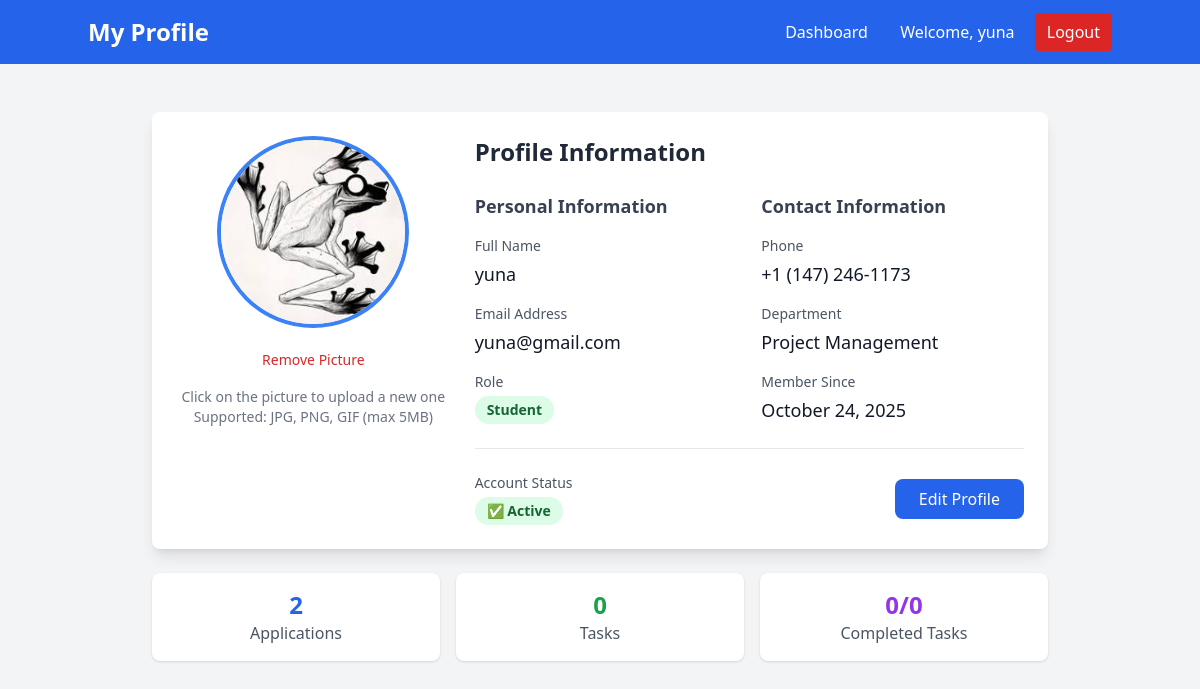
/profile (signed in), run on an earlier commit of the app's database.
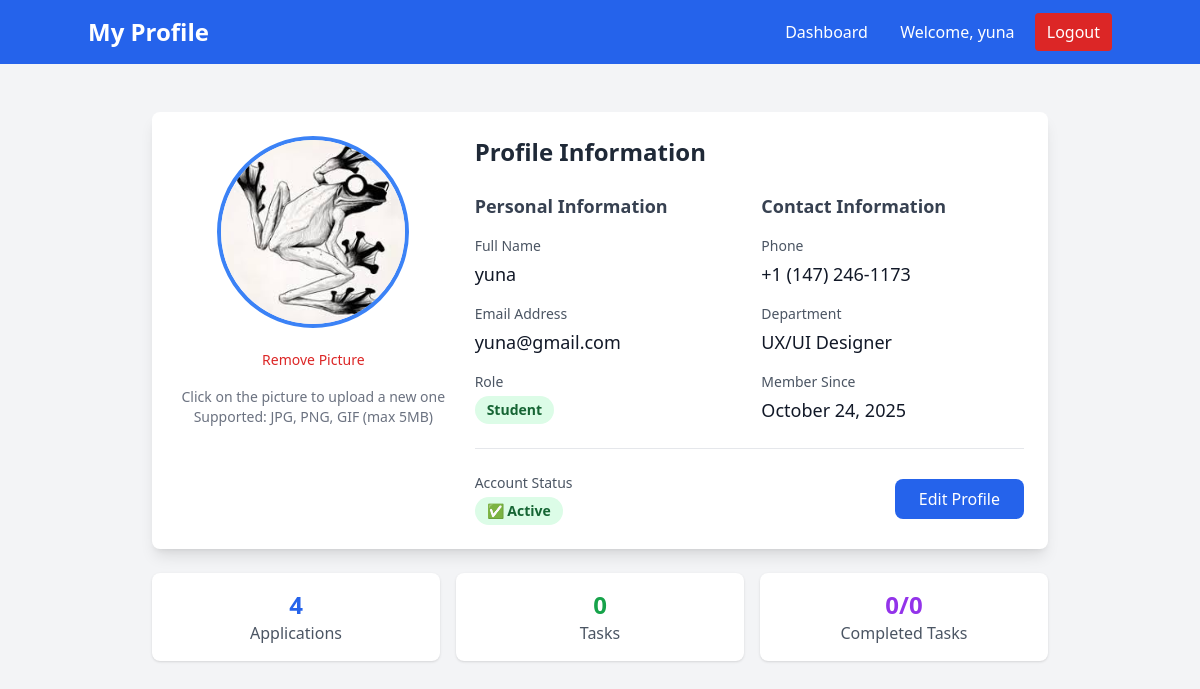
And on a later commit of the database.
### models.py (models this page shows)
class User(Base):
    __tablename__ = "users"
    id = Column(Integer, primary_key=True, index=True)
    email = Column(String(255), unique=True, index=True, nullable=False)
    hashed_password = Column(String(255), nullable=False)
    full_name = Column(String(255), nullable=False)
    role = Column(Enum(UserRole), nullable=False, default=UserRole.STUDENT)
    phone = Column(String(20))
    department = Column(String(255))
    profile_picture = Column(String(500), default="default_avatar.png")
    created_at = Column(DateTime(timezone=True), server_default=func.now())
    is_active = Column(Boolean, default=True)
    created_internships = relationship("Internship", back_populates="creator")
    applications = relationship("InternshipApplication", back_populates="student")
    assigned_tasks = relationship("Task", foreign_keys="Task.student_id", back_populates="student")
    assigned_by_tasks = relationship("Task", foreign_keys="Task.assigned_by", back_populates="assigner")
    student_feedback = relationship("Feedback", foreign_keys="Feedback.student_id", back_populates="student")
    mentor_feedback = relationship("Feedback", foreign_keys="Feedback.mentor_id", back_populates="mentor")

### app.py (the view)
@app.get("/profile", response_class=HTMLResponse)
async def profile_page(request: Request, db: Session = Depends(get_db)):
    try:
        user = await get_current_user_from_cookie(request, db)
        return templates.TemplateResponse("profile.html", {
            "request": request,
            "user": user
        })
    except Exception as e:
        logger.error(f"Profile page error: {e}")
        return RedirectResponse("/login")

### templates/profile.html (shortened to what the changed rows need)
<!DOCTYPE html>
<html>
<head>
    <script src="https://cdn.tailwindcss.com"></script>
</head>
<body class="bg-gray-100">
    <nav class="bg-blue-600 text-white p-4">
        <div class="container mx-auto flex justify-between items-center">
            <h1 class="text-2xl font-bold">My Profile</h1>
            <div class="space-x-4">
                <a href="/dashboard" class="hover:bg-blue-700 px-3 py-2 rounded">Dashboard</a>
                <span>Welcome, {{ user.full_name }}</span>
                <a href="/logout" class="bg-red-600 hover:bg-red-700 px-3 py-2 rounded">Logout</a>
            </div>
        </div>
    </nav>
    <div class="container mx-auto mt-8 p-4">
        <div class="max-w-4xl mx-auto">
            <div class="bg-white rounded-lg shadow-lg p-6 mb-6">
                <div class="flex flex-col md:flex-row gap-6">
                    <div class="md:w-2/3">
                        <h2 class="text-2xl font-bold mb-6 text-gray-800">Profile Information</h2>
                        <div class="grid grid-cols-1 md:grid-cols-2 gap-6">
                            <div>
                                <div class="space-y-4">
                                    <div>
                                        <label class="block text-sm font-medium text-gray-600">Full Name</label>
                                        <p class="mt-1 text-lg text-gray-900">{{ user.full_name }}</p>
                                    </div>
                                    <div>
                                        <label class="block text-sm font-medium text-gray-600">Email Address</label>
                                        <p class="mt-1 text-lg text-gray-900">{{ user.email }}</p>
                                    </div>
                                    <div>
                                        <label class="block text-sm font-medium text-gray-600">Role</label>
                                        <span class="mt-1 inline-block px-3 py-1 text-sm font-semibold rounded-full
                                            {% if user.role == 'admin' %}bg-purple-100 text-purple-800
                                            {% elif user.role == 'mentor' %}bg-blue-100 text-blue-800
                                            {% else %}bg-green-100 text-green-800{% endif %}">
                                            {{ user.role|title }}
                                        </span>
                                    </div>
                                </div>
                            </div>
                            <div>
                                <div class="space-y-4">
                                    <div>
                                        <label class="block text-sm font-medium text-gray-600">Phone</label>
                                        <p class="mt-1 text-lg text-gray-900">
                                            {% if user.phone %}
                                                {{ user.phone }}
                                            {% else %}
                                                <span class="text-gray-400">Not provided</span>
                                            {% endif %}
                                        </p>
                                    </div>
                                    <div>
                                        <label class="block text-sm font-medium text-gray-600">Department</label>
                                        <p class="mt-1 text-lg text-gray-900">
                                            {% if user.department %}
                                                {{ user.department }}
                                            {% else %}
                                                <span class="text-gray-400">Not provided</span>
                                            {% endif %}
                                        </p>
                                    </div>
                                    <div>
                                        <label class="block text-sm font-medium text-gray-600">Member Since</label>
                                        <p class="mt-1 text-lg text-gray-900">
                                            {{ user.created_at.strftime('%B %d, %Y') }}
                                        </p>
                                    </div>
                                </div>
                            </div>
                        </div>
                    </div>
                </div>
            </div>
            {% if user.role == 'student' %}
            <div class="grid grid-cols-1 md:grid-cols-3 gap-4 mb-6">
                <div class="bg-white p-4 rounded-lg shadow text-center">
                    <div class="text-2xl font-bold text-blue-600">{{ user.applications|length if user.applications else 0 }}</div>
                    <div class="text-gray-600">Applications</div>
                </div>
                <div class="bg-white p-4 rounded-lg shadow text-center">
                    <div class="text-2xl font-bold text-green-600">{{ user.tasks|length if user.tasks else 0 }}</div>
                    <div class="text-gray-600">Tasks</div>
                </div>
                <div class="bg-white p-4 rounded-lg shadow text-center">
                    <div class="text-2xl font-bold text-purple-600">
                        {% set completed_tasks = user.tasks|selectattr('status', 'equalto', 'completed')|list if user.tasks else [] %}
                        {{ completed_tasks|length }}/{{ user.tasks|length if user.tasks else 0 }}
                    </div>
                    <div class="text-gray-600">Completed Tasks</div>
                </div>
            </div>
            {% endif %}
        </div>
    </div>
</body>
</html>

What changed in the data, as far as the page shows it:
changed User "yuna": department "Project Management" → "UX/UI Designer"
Also different on the page:
{{ user.applications|length if user.applications else 0 }}: "2" → "4"
